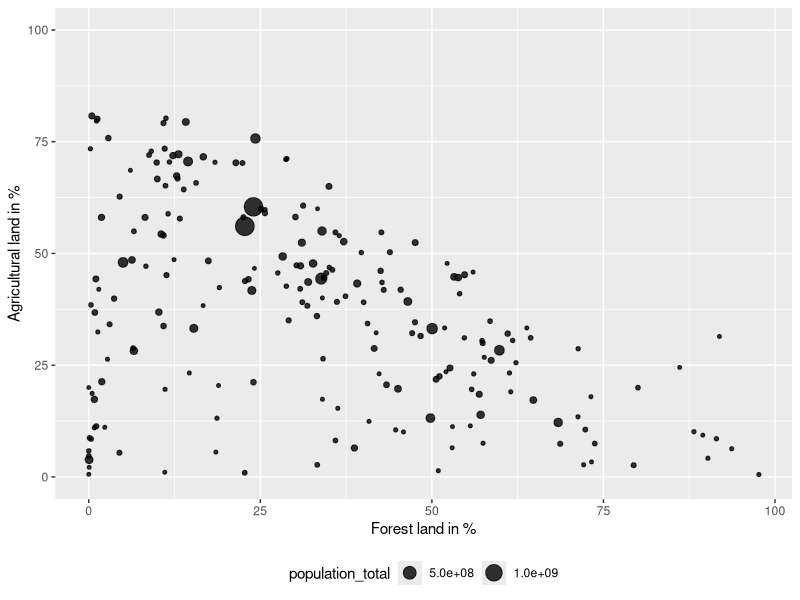
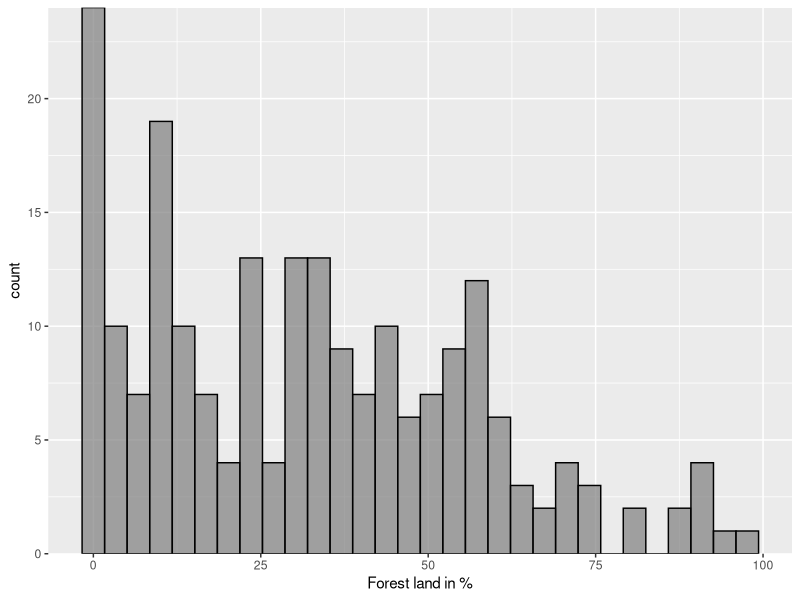
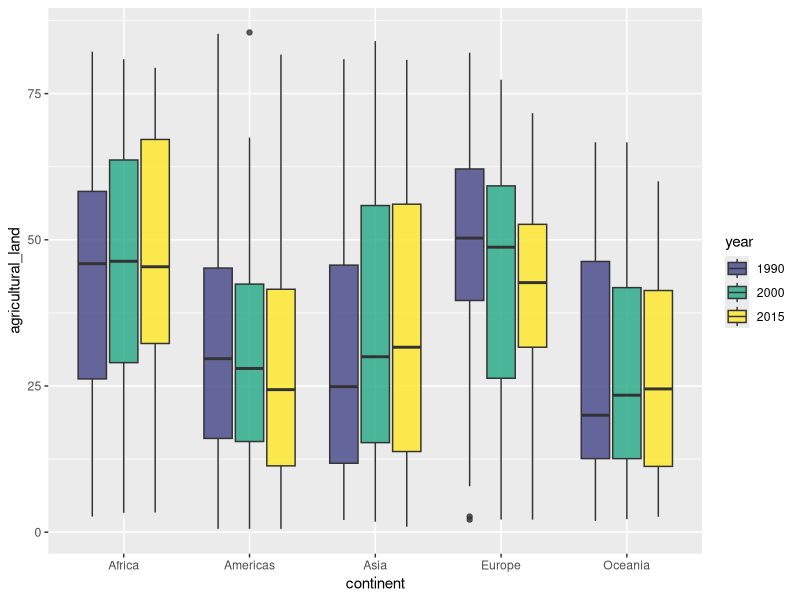
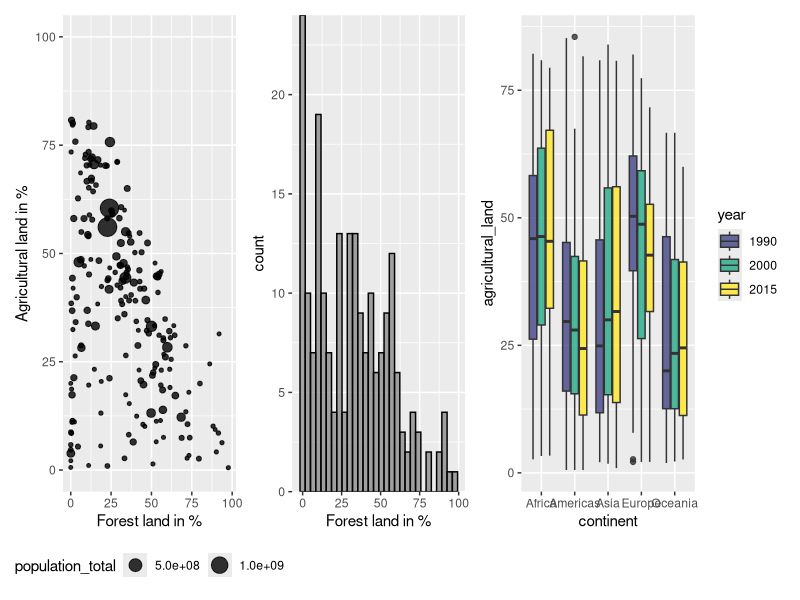
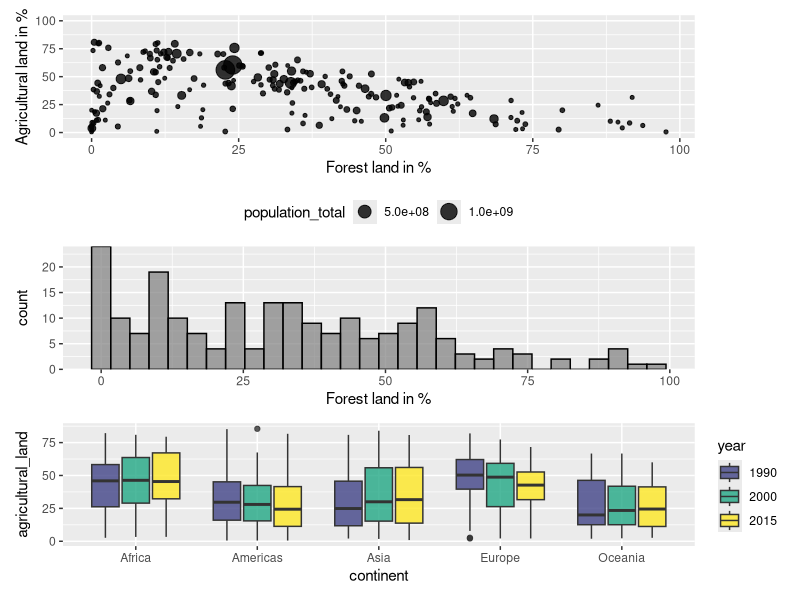
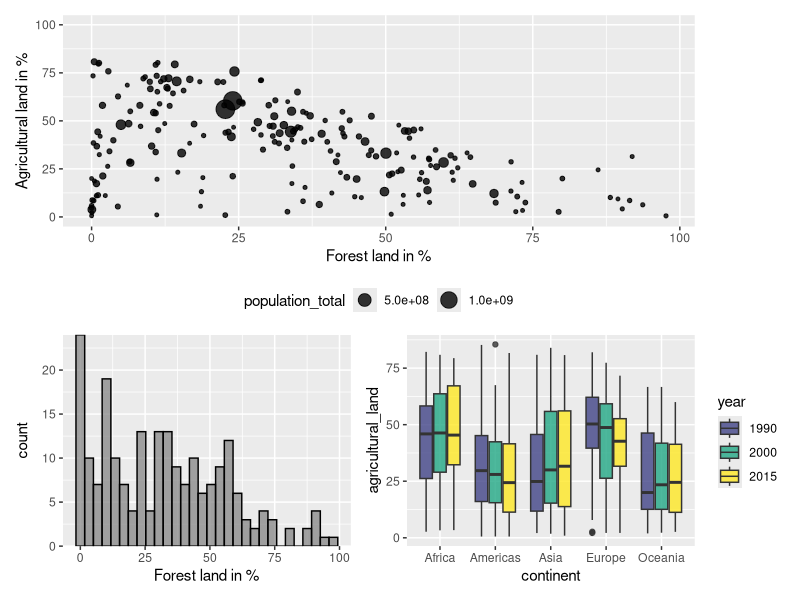
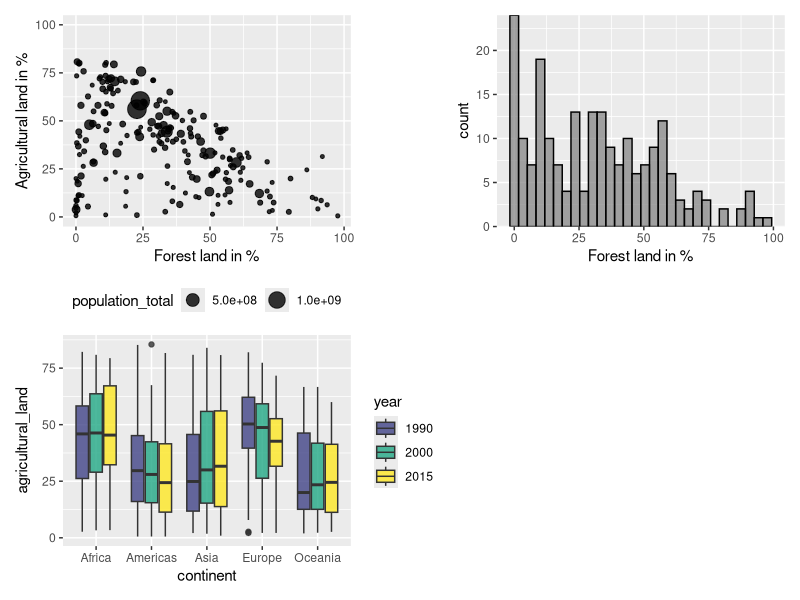
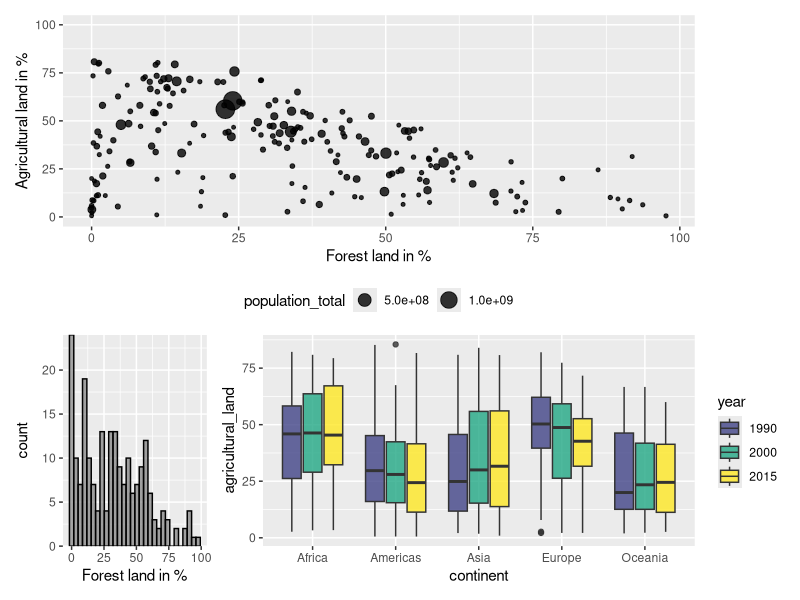

Source code (R) for these figures, in order:
library(tidyverse)
library(patchwork)
# install.packages("devtools")
# devtools::install_github("thomasp85/patchwork")

world_bank_countries <- read_csv("data/world_bank_countries.csv")


# Theme -------------------------------------------------------------------
base_theme <- theme(
  plot.margin = unit(rep(1, 4), "cm"),
  plot.title = element_text(size = 15),
  plot.subtitle = element_text(margin = margin(b = 10), size = 13),
  axis.title.x = element_text(margin = margin(t = 10)),
  axis.title.y = element_text(margin = margin(r = 10)),
  axis.line = element_line(color = "black"),
  panel.background = element_blank(),
  panel.grid = element_blank(),
  legend.position = "bottom",
  legend.text = element_text(size = 10),
  legend.key = element_rect(fill = NA),
  axis.text = element_text(size = 12, color = "black"),
  axis.title = element_text(face = "bold", size = 12)
)

set_base_theme <- function() {
  theme_set(theme_grey(base_size = 12) +
              base_theme)
}

set_default_theme <- function() {
  theme_set(theme_grey())
}

# Plots -------------------------------------------------------------------
(fl1 <- world_bank_countries %>% 
   filter(year == 2017) %>% 
   ggplot(aes(x = forest_land, y = agricultural_land,
              size = population_total)) + 
   geom_point(alpha = .8) +
   scale_y_continuous(limits = c(0, 100)) +
   theme(
     legend.position = "bottom"
   ) +
   labs(
     x = "Forest land in %",
     y = "Agricultural land in %"
   ))

(fl2 <- world_bank_countries %>% 
    filter(year == 2017) %>% 
    ggplot(aes(x = forest_land)) +
    geom_histogram(fill = "grey50", color = "black", alpha = .7) +
    scale_y_continuous(expand = expansion(0)) +
    labs(
      x = "Forest land in %"
    ))


(fl3 <- world_bank_countries %>% 
    mutate(year = as.factor(year)) %>% 
    filter(year %in% c(1990, 2000, 2015)) %>%
    ggplot(aes(x = continent, y = agricultural_land, fill = year)) +
    geom_boxplot(alpha = .8) +
    scale_fill_viridis_d(begin = 0.2)
)



# Combining plots ---------------------------------------------------------

# Side by side
fl1 + fl2 + fl3

# On top of each other
fl1 / fl2 / fl3

# Grid
fl1 / (fl2 + fl3)

# plot_layout()
fl1 + fl2 + fl3 +
  plot_layout(
    nrow = 2,
    ncol = 2
  )

# layout
layout <- "
AAAA
BCCC
"

fl1 + fl2 + fl3 +
  plot_layout(
    design = layout
  )
